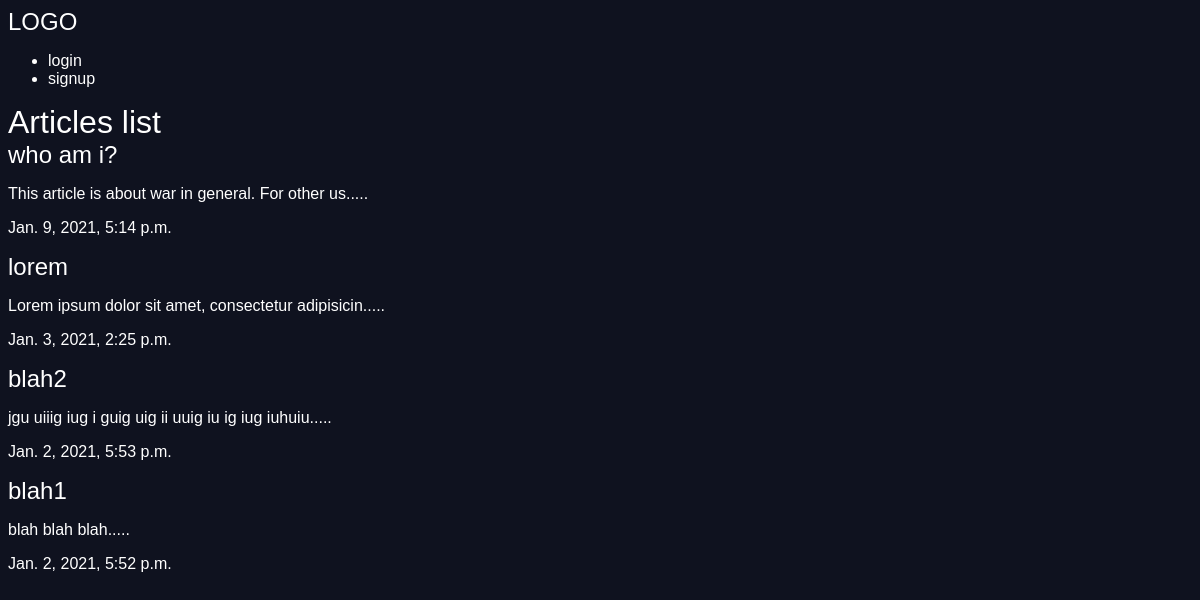
The page /articles/ on the database as committed earlier.
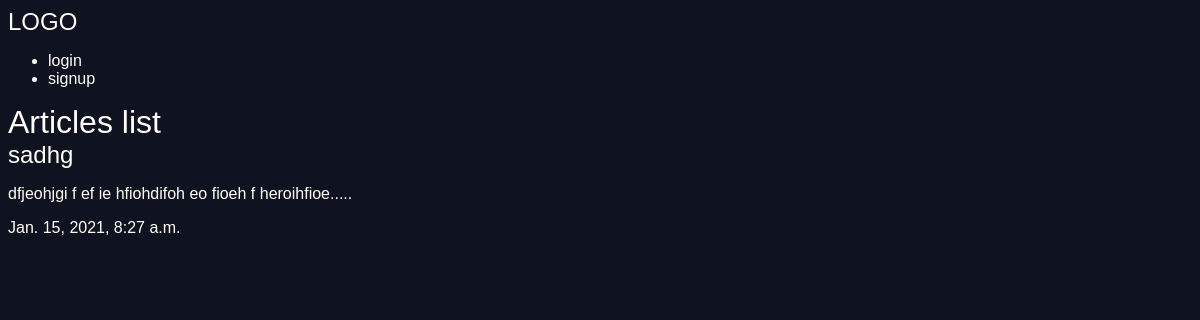
The same page on the database as committed later.
### articles/models.py (models this page shows, shortened)
class Article(models.Model):
    title = models.CharField(max_length = 100)
    slug = models.SlugField()
    body = models.TextField()
    date = models.DateTimeField(auto_now_add = True)
    image = models.ImageField(default='default.jpg',blank=True)
    author = models.ForeignKey(User,default = None, on_delete=models.CASCADE)
    def snippet(self):
        return self.body[0:50] + '.....'

### articles/views.py (the view)
# urls.py: path('', views.articles_list,name="list"),
def articles_list(request):
    articles = models.Article.objects.all().order_by('-date')
    args = {'articles':articles}
    return render(request,'articles/articleslist.html',args)

### articles/templates/articles/articleslist.html (shortened to what this page needs)
{% extends 'base.html' %}
{% block content %}
 <div class="container">
    <h1>Articles list</h1>
    {% for article in articles %}
    <h2><a href="{%  url 'articles:detail' slug=article.slug %}">{{article.title}}</a></h2>
    <p>{{article.snippet}}</p>
    <p>{{article.date}}</p>
    {% endfor %}
</div>
{% endblock %}

### templates/base.html (shortened to what this page needs)
{% load static %}
<!DOCTYPE html>
<html lang="en" dir="ltr">
  <head>
   <link rel="stylesheet" href="{% static 'styles.css' %}">
  </head>
  <body>
    <h2><a href="{% url 'articles:list'  %}">LOGO</a></h2>
    <nav>
      <ul>
        {% if user.is_authenticated %}
        <li>
          <form class="logout_link" action="{% url 'accounts:logout' %}" method="post">
            {% csrf_token %}
            <button type="submit">logout></button>
          </form>
        </li>
        <li>
          <a href="{% url 'articles:create' %}">create new article</a>
        </li>
        {% else%}
        <li>
          <a href="{% url 'accounts:login' %}">login</a>
        </li>
        <li>
          <a href="{% url 'accounts:signup' %}">signup</a>
        </li>
        {% endif %}
      </ul>
    </nav>
    <div class="wrapper">
    {% block content %}
    {% endblock %}
      </div>
  </body>
 </html>

### assets/styles.css (style rules this page uses)
body { background-color: #0f121f; background-image:url(stars.jpg); background-repeat-y:norepeat; background-attachment: fixed; color: #fff; }
body * { font-family: arial; }
h1,h2,h3,h4,h5 { font-weight: normal; margin: 0; }
a,a:hover,a:visited { color: #fff; text-decoration: none; }

Rows that differ between the two databases and show on the page:
removed Article: title "who am i?", snippet "This article is about war in general. For other us.....", date "Jan. 9, 2021, 5:14 p.m."
removed Article: title "lorem", snippet "Lorem ipsum dolor sit amet, consectetur adipisicin.....", date "Jan. 3, 2021, 2:25 p.m."
removed Article: title "blah2", snippet "jgu uiiig iug i guig uig ii uuig iu ig iug iuhuiu.....", date "Jan. 2, 2021, 5:53 p.m."
removed Article: title "blah1", snippet "blah blah blah.....", date "Jan. 2, 2021, 5:52 p.m."
added Article: title "sadhg", snippet "dfjeohjgi f ef ie hfiohdifoh eo fioeh f heroihfioe.....", date "Jan. 15, 2021, 8:27 a.m."
